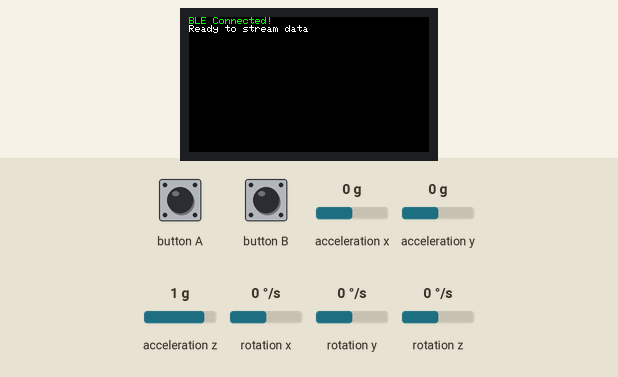
Simulated run of this sketch. Board: ESP32. Parts: 240×135 colour display. The test bench sets the inputs (shaded band); at power-on: acceleration x 0 g, acceleration y 0 g, acceleration z 1 g, rotation x 0 °/s, rotation y 0 °/s, rotation z 0 °/s. Nothing arrives over Bluetooth unless stated; a phone connects over Bluetooth LE 3 s after start.

Above: at 3.7 s.
3.8 s: button A pressed for 0.15 s
At 5.5 s:
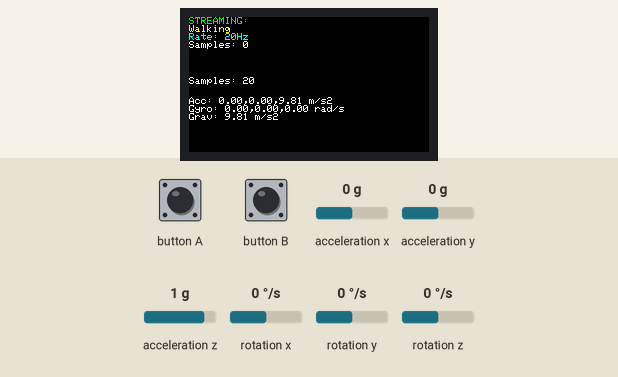
6.9 s: button A pressed for 1 s
At 7.6 s:
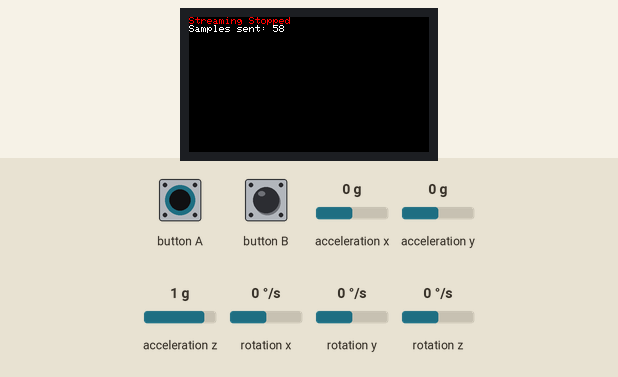
10.5 s: button B pressed for 0.15 s
At 12.0 s:
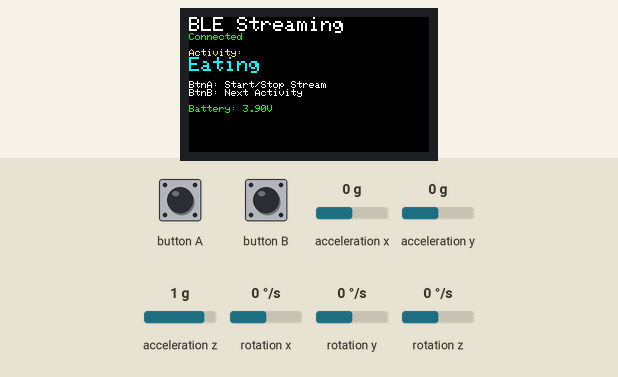
12.5 s: button B pressed for 1 s
At 13.5 s:
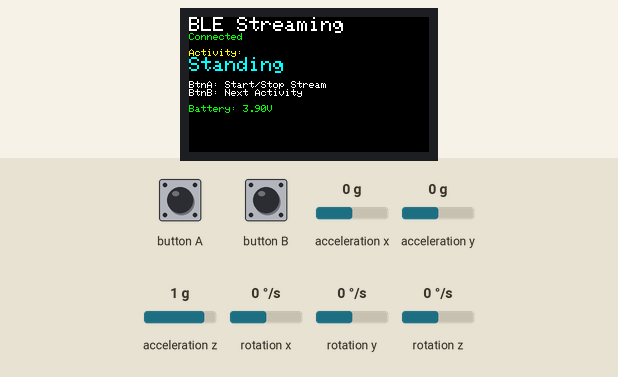
15.0 s: button A pressed for 0.15 s
At 16.4 s:
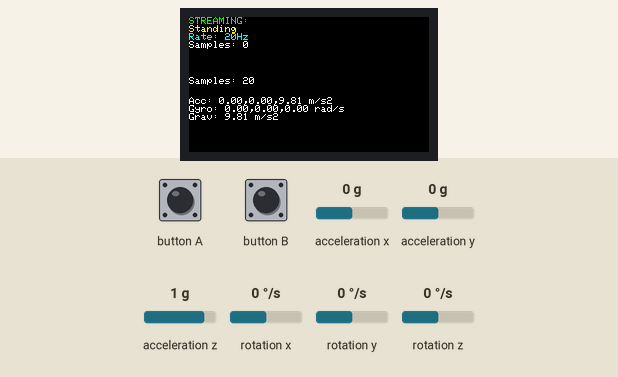
18.1 s: button A pressed for 3.2 s
At 18.17 s:
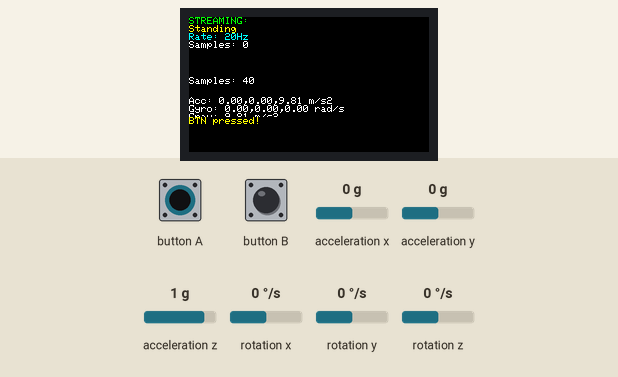
Timing chart, 0 to 21.1 s (numbered marks = the images above; inputs shaded):
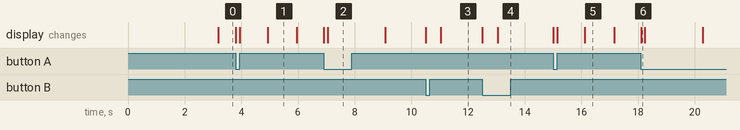

Measured:
- after the input at 3.8 s, the display: first changes at once (image 1 shows a later state)
- after the input at 6.9 s, the display: first changes at once (image 2 shows a later state)
- after the input at 10.5 s, the display: first changes at once (image 3 shows a later state)
- after the input at 12.5 s, the display: first changes at once (image 4 shows a later state)
- after the input at 15.0 s, the display: first changes at once (image 5 shows a later state)
- after the input at 18.1 s, the display: changes at once (image 6)

The sketch:

data_acquisition.ino
```cpp
#include <M5StickCPlus.h>
#include "BLEDevice.h"
#include "BLEServer.h"
#include "BLEUtils.h"
#include "BLE2902.h"
#include <ArduinoJson.h>

// BLE Setup..
BLEServer* pServer = NULL;
BLECharacteristic* pCharacteristic = NULL;
bool deviceConnected = false;

// UUIDs for BLE service and characteristic - 128 bit numbers (generated from https://www.uuidgenerator.net/version4)..
#define SERVICE_UUID        "4fe76cf0-8c00-4e81-b3e7-3e12c89106f2"
#define CHARACTERISTIC_UUID "99e68ef6-225d-4ca7-ae62-d90e3df5368e"

// Data acquisition parameters..
const int SAMPLE_RATE = 20;
const int DELAY_MS = 1000 / SAMPLE_RATE; // 50ms
unsigned long last_sample_time = 0;
bool recording = false;

// Activity management..
String activities[] = {"Walking", "Eating", "Standing", "Sitting", "Typing"};
int current_activity_index = 0;
int sample_count = 0;

// BLE Server callbacks..
class MyServerCallbacks: public BLEServerCallbacks {
    void onConnect(BLEServer* pServer) {
      deviceConnected = true;
      M5.Lcd.fillScreen(BLACK);
      M5.Lcd.setCursor(0, 0);
      M5.Lcd.setTextColor(GREEN);
      M5.Lcd.println("BLE Connected!");
      M5.Lcd.setTextColor(WHITE);
      M5.Lcd.println("Ready to stream data");
    };

    void onDisconnect(BLEServer* pServer) {
      deviceConnected = false;
      M5.Lcd.fillScreen(BLACK);
      M5.Lcd.setCursor(0, 0);
      M5.Lcd.setTextColor(RED);
      M5.Lcd.println("BLE Disconnected");
      M5.Lcd.setTextColor(WHITE);
      M5.Lcd.println("Waiting for connection...");
      pServer->startAdvertising(); // Restart advertising..
    }
};

void setup() {
  M5.begin();
  M5.IMU.Init();
  M5.Lcd.setRotation(3);

  // Initialize BLE..
  BLEDevice::init("M5StickC_Data_acquisition");
  pServer = BLEDevice::createServer();
  pServer->setCallbacks(new MyServerCallbacks());

  // Create BLE service..
  BLEService *pService = pServer->createService(SERVICE_UUID);

  // Create BLE characteristic..
  pCharacteristic = pService->createCharacteristic(
                      CHARACTERISTIC_UUID,
                      BLECharacteristic::PROPERTY_READ |
                      BLECharacteristic::PROPERTY_WRITE |
                      BLECharacteristic::PROPERTY_NOTIFY
                    );

  pCharacteristic->addDescriptor(new BLE2902());

  // Start the service..
  pService->start();

  // Start advertising..
  BLEAdvertising *pAdvertising = BLEDevice::getAdvertising();
  pAdvertising->addServiceUUID(SERVICE_UUID);
  pAdvertising->setScanResponse(false);
  pAdvertising->setMinPreferred(0x0);
  BLEDevice::startAdvertising();

  displayCurrentActivity();
}

void loop() {
  M5.update();

  // Button A (BTN): Start/Stop recording..
  if (M5.BtnA.wasPressed()) {
    M5.Lcd.fillRect(0, 100, 240, 20, BLACK);
    M5.Lcd.setCursor(0, 100);
    M5.Lcd.setTextColor(YELLOW);
    M5.Lcd.println("BTN pressed!");
    delay(100); // Show message briefly..

    if (!recording) {
      startRecording();
    } else {
      stopRecording();
    }
  }

  // Button B (PWR): Change activity (only when not recording)
  if (M5.BtnB.wasPressed() && !recording) {
    M5.Lcd.fillRect(0, 100, 240, 20, BLACK);
    M5.Lcd.setCursor(0, 100);
    M5.Lcd.setTextColor(CYAN);
    M5.Lcd.println("PWR pressed!");
    delay(500); // Show message briefly

    current_activity_index = (current_activity_index + 1) % 5;
    displayCurrentActivity();
  }

  // Stream data at 20Hz when recording and connected..
  if (recording && deviceConnected && (millis() - last_sample_time >= DELAY_MS)) {
    streamSensorData();
    last_sample_time = millis();
  }

  // delay(10);
}

void startRecording() {
  if (!deviceConnected) {
    M5.Lcd.fillScreen(BLACK);
    M5.Lcd.setCursor(0, 0);
    M5.Lcd.setTextColor(RED);
    M5.Lcd.println("No BLE Connection!");
    M5.Lcd.setTextColor(WHITE);
    M5.Lcd.println("Connect device first");
    delay(2000);
    displayCurrentActivity();
    return;
  }

  recording = true;
  sample_count = 0;

  M5.Lcd.fillScreen(BLACK);
  M5.Lcd.setCursor(0, 0);
  M5.Lcd.setTextColor(GREEN);
  M5.Lcd.println("STREAMING:");
  M5.Lcd.setTextColor(YELLOW);
  M5.Lcd.println(activities[current_activity_index]);
  M5.Lcd.setTextColor(CYAN);
  M5.Lcd.println("Rate: 20Hz");
  M5.Lcd.setTextColor(WHITE);
  M5.Lcd.println("Samples: 0");
}

void stopRecording() {
  recording = false;

  M5.Lcd.fillScreen(BLACK);
  M5.Lcd.setCursor(0, 0);
  M5.Lcd.setTextColor(RED);
  M5.Lcd.println("Streaming Stopped");
  M5.Lcd.setTextColor(WHITE);
  M5.Lcd.println("Samples sent: " + String(sample_count));

  delay(2000);
  displayCurrentActivity();
}

const float G_TO_MS2 = 9.81;
const float DEGREES_TO_RADS = 0.017453292519943295;

void streamSensorData() {
  float accX, accY, accZ;
  float gyroX, gyroY, gyroZ;

  // Read IMU data (M5StickC returns: accel in g, gyro in deg/s)
  M5.IMU.getAccelData(&accX, &accY, &accZ);
  M5.IMU.getGyroData(&gyroX, &gyroY, &gyroZ);

  // Convert units..
  float accX_ms2 = accX * G_TO_MS2;        // g to m/s²..
  float accY_ms2 = accY * G_TO_MS2;
  float accZ_ms2 = accZ * G_TO_MS2;

  float gyroX_rads = gyroX * DEGREES_TO_RADS;   // deg/s to rad/s..
  float gyroY_rads = gyroY * DEGREES_TO_RADS;
  float gyroZ_rads = gyroZ * DEGREES_TO_RADS;

  // Calculate gravity magnitude..
  float gravity_magnitude = sqrt(accX_ms2*accX_ms2 + accY_ms2*accY_ms2 + accZ_ms2*accZ_ms2);

  // Create JSON data..
  JsonDocument doc;
  doc["timestamp"] = millis();
  doc["activity"] = activities[current_activity_index];
  doc["acc_x"] = accX_ms2;      // m/s²..
  doc["acc_y"] = accY_ms2;
  doc["acc_z"] = accZ_ms2;
  doc["gyro_x"] = gyroX_rads;   // rad/s..
  doc["gyro_y"] = gyroY_rads;
  doc["gyro_z"] = gyroZ_rads;
  doc["sample_id"] = sample_count;

  doc["acc_x_raw"] = accX;      // Original g-force..
  doc["acc_y_raw"] = accY;
  doc["acc_z_raw"] = accZ;
  doc["gyro_x_raw"] = gyroX;    // Original deg/s..
  doc["gyro_y_raw"] = gyroY;
  doc["gyro_z_raw"] = gyroZ;
  doc["gravity_mag"] = gravity_magnitude;  // For verification..

  // Converting to string..
  String jsonString;
  serializeJson(doc, jsonString);

  // Sending via BLE..
  pCharacteristic->setValue(jsonString.c_str());
  pCharacteristic->notify();

  sample_count++;

  // Update display every 20 samples (1 second)..
  if (sample_count % 20 == 0) {
    M5.Lcd.fillRect(0, 60, 240, 20, BLACK);
    M5.Lcd.setCursor(0, 60);
    M5.Lcd.println("Samples: " + String(sample_count));

    // live data..
    M5.Lcd.fillRect(0, 80, 240, 60, BLACK);
    M5.Lcd.setCursor(0, 80);
    M5.Lcd.setTextSize(1);
    M5.Lcd.printf("Acc: %.2f,%.2f,%.2f m/s2\n", accX_ms2, accY_ms2, accZ_ms2);
    M5.Lcd.printf("Gyro: %.2f,%.2f,%.2f rad/s\n", gyroX_rads, gyroY_rads, gyroZ_rads);
    M5.Lcd.printf("Grav: %.2f m/s2", gravity_magnitude);
  }
}


void displayCurrentActivity() {
  M5.Lcd.fillScreen(BLACK);
  M5.Lcd.setCursor(0, 0);
  M5.Lcd.setTextColor(WHITE);
  M5.Lcd.setTextSize(2);
  M5.Lcd.println("BLE Streaming");

  M5.Lcd.setTextSize(1);
  M5.Lcd.setTextColor(deviceConnected ? GREEN : RED);
  M5.Lcd.println(deviceConnected ? "Connected" : "Waiting for connection...");

  M5.Lcd.setTextColor(YELLOW);
  M5.Lcd.println("");
  M5.Lcd.println("Activity:");
  M5.Lcd.setTextColor(CYAN);
  M5.Lcd.setTextSize(2);
  M5.Lcd.println(activities[current_activity_index]);

  M5.Lcd.setTextSize(1);
  M5.Lcd.setTextColor(WHITE);
  M5.Lcd.println("");
  M5.Lcd.println("BtnA: Start/Stop Stream");
  M5.Lcd.println("BtnB: Next Activity");

  // battery-level..
  M5.Lcd.setTextColor(GREEN);
  M5.Lcd.println("");
  M5.Lcd.println("Battery: " + String(M5.Axp.GetBatVoltage(), 2) + "V");
}
```
